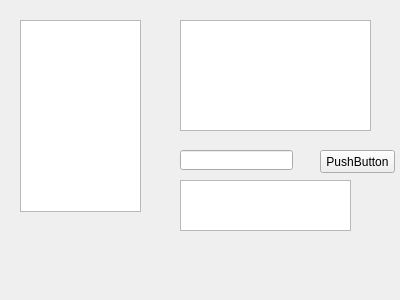
<?xml version="1.0" encoding="UTF-8"?>
<ui version="4.0">
 <class>VeggGUI</class>
 <widget class="QWidget" name="VeggGUI">
  <property name="geometry">
   <rect>
    <x>0</x>
    <y>0</y>
    <width>400</width>
    <height>300</height>
   </rect>
  </property>
  <property name="windowTitle">
   <string>VeggGUI</string>
  </property>
  <widget class="QListWidget" name="veggieList">
   <property name="geometry">
    <rect>
     <x>20</x>
     <y>20</y>
     <width>121</width>
     <height>192</height>
    </rect>
   </property>
  </widget>
  <widget class="QListWidget" name="restList">
   <property name="geometry">
    <rect>
     <x>180</x>
     <y>20</y>
     <width>191</width>
     <height>111</height>
    </rect>
   </property>
  </widget>
  <widget class="QLineEdit" name="searchLine">
   <property name="geometry">
    <rect>
     <x>180</x>
     <y>150</y>
     <width>113</width>
     <height>20</height>
    </rect>
   </property>
  </widget>
  <widget class="QPushButton" name="searchButton">
   <property name="geometry">
    <rect>
     <x>320</x>
     <y>150</y>
     <width>75</width>
     <height>23</height>
    </rect>
   </property>
   <property name="text">
    <string>PushButton</string>
   </property>
  </widget>
  <widget class="QListWidget" name="resultList">
   <property name="geometry">
    <rect>
     <x>180</x>
     <y>180</y>
     <width>171</width>
     <height>51</height>
    </rect>
   </property>
  </widget>
 </widget>
 <layoutdefault spacing="6" margin="11"/>
 <resources/>
 <connections/>
</ui>
